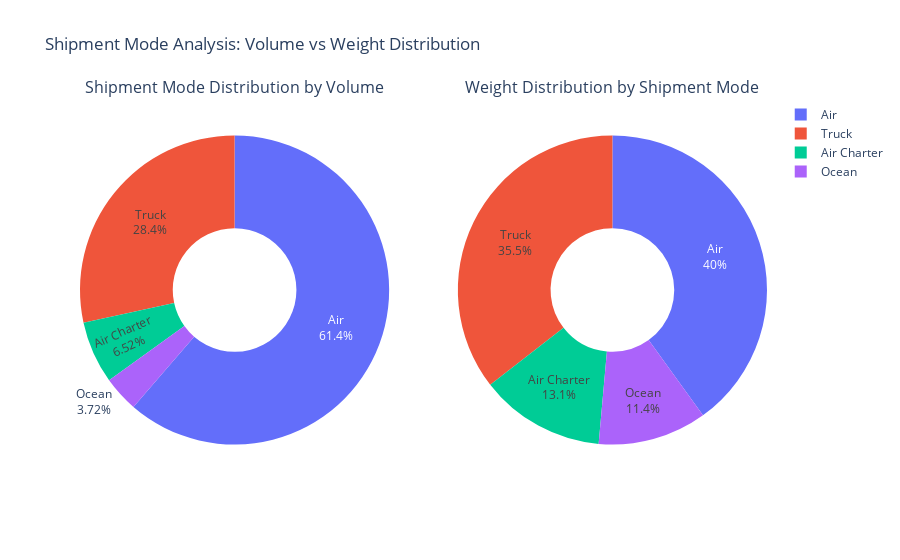

The code cell stored with this chart in its notebook:
### Code cell
# Shipment mode distribution (by count)
shipment_mode = df['Shipment Mode'].value_counts()
labels1 = shipment_mode.index
sizes1 = (shipment_mode / shipment_mode.sum()) * 100

# Weight distribution by shipment mode
labels2 = weight_by_mode['Shipment Mode']
sizes2 = weight_by_mode['Weight (Kilograms)']

# Create subplot with 2 pie charts
fig = make_subplots(
    rows=1, cols=2,
    specs=[[{'type':'domain'}, {'type':'domain'}]],
    subplot_titles=[
        "Shipment Mode Distribution by Volume",
        "Weight Distribution by Shipment Mode"
    ]
)

# First pie (Volume %)
fig.add_trace(
    go.Pie(labels=labels1, values=sizes1, hole=0.4,
           textinfo='percent+label'),
    row=1, col=1
)

# Second pie (Weight %)
fig.add_trace(
    go.Pie(labels=labels2, values=sizes2, hole=0.4,
           textinfo='percent+label'),
    row=1, col=2
)

fig.update_layout(
    title_text="Shipment Mode Analysis: Volume vs Weight Distribution",
    template="plotly_white"
)

fig.show()

### Figure 1 — Plotly figure (JSON) as saved in the notebook; plotly's stock layout.template omitted (floating-point values rounded to 4 significant figures)
{"data": [{"domain": {"x": [0, 0.45], "y": [0, 1]}, "hole": 0.4, "labels": ["Air", "Truck", "Air Charter", "Ocean"], "textinfo": "percent+label", "type": "pie", "values": [61.35, 28.4, 6.523, 3.723]}, {"domain": {"x": [0.55, 1], "y": [0, 1]}, "hole": 0.4, "labels": ["Air", "Air Charter", "Ocean", "Truck"], "textinfo": "percent+label", "type": "pie", "values": [6530895, 2134623, 1856496, 5789002]}], "layout": {"annotations": [{"font": {"size": 16}, "showarrow": false, "text": "Shipment Mode Distribution by Volume", "x": 0.225, "xanchor": "center", "xref": "paper", "y": 1, "yanchor": "bottom", "yref": "paper"}, {"font": {"size": 16}, "showarrow": false, "text": "Weight Distribution by Shipment Mode", "x": 0.775, "xanchor": "center", "xref": "paper", "y": 1, "yanchor": "bottom", "yref": "paper"}], "title": {"text": "Shipment Mode Analysis: Volume vs Weight Distribution"}}}
